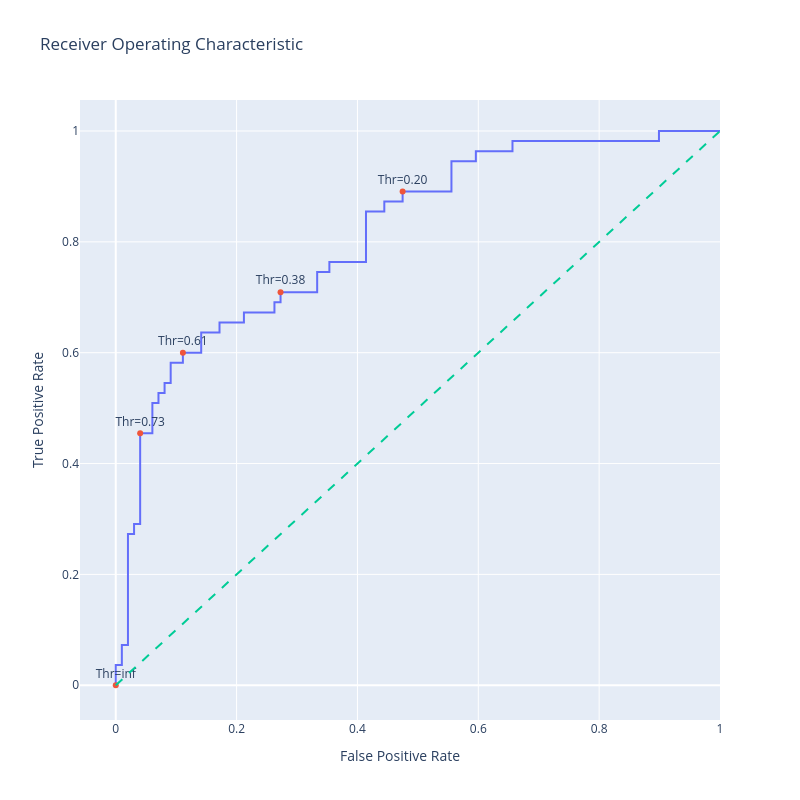

Notebook cell for this chart:
### Code cell
import plotly.graph_objects as go
import numpy as np


# Generate a trace for ROC curve
trace0 = go.Scatter(
    x=fpr,
    y=tpr,
    mode='lines',
    name='ROC curve'
)

# Only label every nth point to avoid cluttering
n = 10
indices = np.arange(len(thresholds)) % n == 0  # Choose indices where index mod n is 0

trace1 = go.Scatter(
    x=fpr[indices],
    y=tpr[indices],
    mode='markers+text',
    name='Threshold points',
    text=[f"Thr={thr:.2f}" for thr in thresholds[indices]],
    textposition='top center'
)


# Diagonal line
trace2 = go.Scatter(
    x=[0, 1],
    y=[0, 1],
    mode='lines',
    name='Random (Area = 0.5)',
    line=dict(dash='dash')
)

data = [trace0, trace1, trace2]

# Define layout with square aspect ratio
layout = go.Layout(
    title='Receiver Operating Characteristic',
    xaxis=dict(title='False Positive Rate'),
    yaxis=dict(title='True Positive Rate'),
    autosize=False,
    width=800,
    height=800,
    showlegend=False
)

# Define figure and add data
fig = go.Figure(data=data, layout=layout)

# Show figure
fig.show()

### Figure 1 — Plotly figure (JSON) as saved in the notebook; plotly's stock layout.template omitted (floating-point values rounded to 4 significant figures)
{"data": [{"mode": "lines", "name": "ROC curve", "type": "scatter", "x": [0.0, 0.0, 0.0, 0.0101, 0.0101, 0.0202, 0.0202, 0.0303, 0.0303, 0.0404, 0.0404, 0.06061, 0.06061, 0.07071, 0.07071, 0.08081, 0.08081, 0.09091, 0.09091, 0.1111, 0.1111, 0.1414, 0.1414, 0.1717, 0.1717, 0.2121, 0.2121, 0.2626, 0.2626, 0.2727, 0.2727, 0.3333, 0.3333, 0.3535, 0.3535, 0.4141, 0.4141, 0.4444, 0.4444, 0.4747, 0.4747, 0.5556, 0.5556, 0.596, 0.596, 0.6566, 0.6566, 0.899, 0.899, 1.0], "y": [0.0, 0.01818, 0.03636, 0.03636, 0.07273, 0.07273, 0.2727, 0.2727, 0.2909, 0.2909, 0.4545, 0.4545, 0.5091, 0.5091, 0.5273, 0.5273, 0.5455, 0.5455, 0.5818, 0.5818, 0.6, 0.6, 0.6364, 0.6364, 0.6545, 0.6545, 0.6727, 0.6727, 0.6909, 0.6909, 0.7091, 0.7091, 0.7455, 0.7455, 0.7636, 0.7636, 0.8545, 0.8545, 0.8727, 0.8727, 0.8909, 0.8909, 0.9455, 0.9455, 0.9636, 0.9636, 0.9818, 0.9818, 1.0, 1.0]}, {"mode": "markers+text", "name": "Threshold points", "text": ["Thr=inf", "Thr=0.73", "Thr=0.61", "Thr=0.38", "Thr=0.20"], "textposition": "top center", "type": "scatter", "x": [0.0, 0.0404, 0.1111, 0.2727, 0.4747], "y": [0.0, 0.4545, 0.6, 0.7091, 0.8909]}, {"line": {"dash": "dash"}, "mode": "lines", "name": "Random (Area = 0.5)", "type": "scatter", "x": [0, 1], "y": [0, 1]}], "layout": {"autosize": false, "height": 800, "showlegend": false, "title": {"text": "Receiver Operating Characteristic"}, "width": 800, "xaxis": {"title": {"text": "False Positive Rate"}}, "yaxis": {"title": {"text": "True Positive Rate"}}}}
